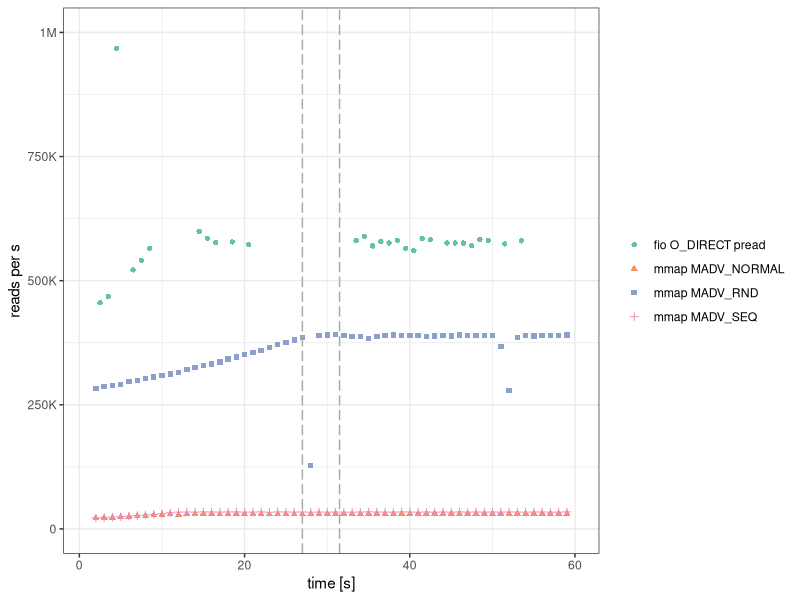
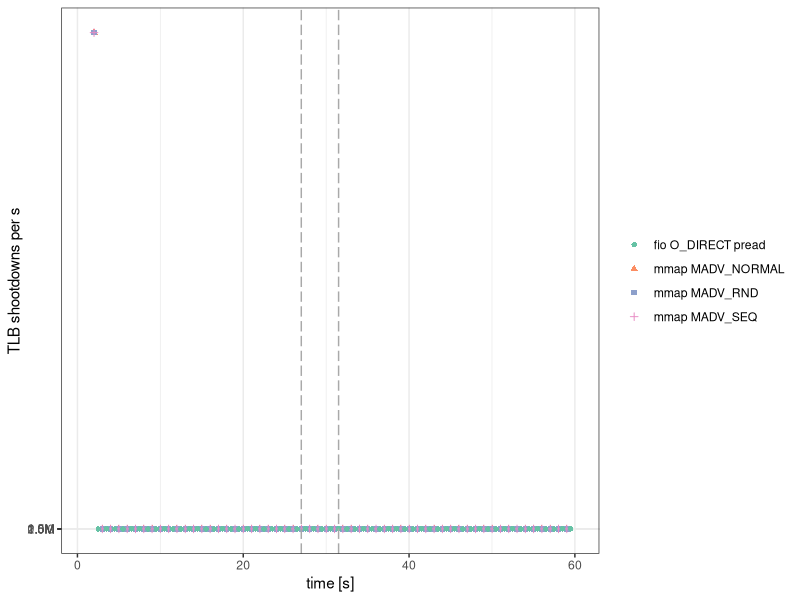
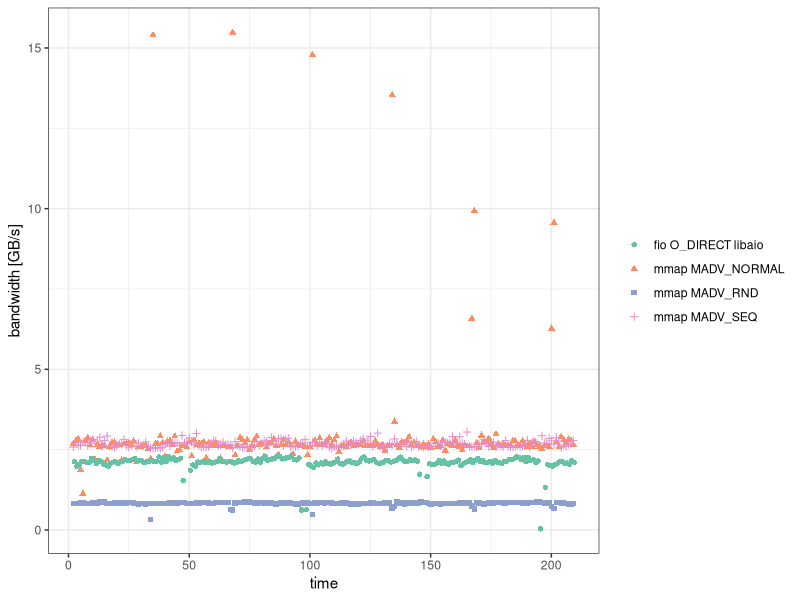

These figures' R source, in order:
library(ggplot2)
library(sqldf)
library(Cairo)

## 100GB free RAM, Linux 5.11, swap off

#mmapbench.cpp
d0=read.csv('mmapbench.csv')
#ran1, fio O_DIRECT, pread, thread-100
d1=read.csv('fio_rnd.csv', col.names=c('time', 'readKB', 'c', 'd', 'e'), header=FALSE)
#seq1, fio O_DIRECT, libaio, thread-20
d2=read.csv('fio_seq.csv', col.names=c('time', 'readKB', 'c', 'd', 'e'), header=FALSE)
d=sqldf("
select * from
(select time, dev, seq, hint, threads,
        workGB / (time-lag(time) over (partition by dev, seq, hint, threads order by time)) workGBPerS,
        readGB / (time-lag(time) over (partition by dev, seq, hint, threads order by time)) readGBPerS,
        cast(tlb as float) / (time-lag(time) over (partition by dev, seq, hint, threads order by time)) tlbPerS,
        'mmap ' || (case hint when 0 then 'MADV_NORMAL' when 1 then 'MADV_RND' else 'MADV_SEQ' end) as mode
from d0
union all select round(time/1000.0)+0.5, './test_file', 0, 0, 100, avg(readKB)/1024.0/1024, avg(readKB)/1024.0/1024, 0, 'fio O_DIRECT pread' from d1 group by round(time/1000.0)
union all select round(time/1000.0)+0.5, './test_file', 1, 0, 20, avg(readKB)/1024.0/1024, avg(readKB)/1024.0/1024, 0, 'fio O_DIRECT libaio' from d2 group by round(time/1000.0)
)
where time > 2
")

CairoPDF('random_bw.pdf', 5.5, 2)
ggplot(sqldf("select * from d where dev = './test_file' and seq = 0"), aes(time, workGBPerS*(1024*1024*1024)/4096/1e6, color=mode, shape=mode)) +
    geom_point() +
##    labs(title='random 4KB reads, 100 threads, 1 SSD') +
    scale_x_continuous('time [s]', limits = c(1,60)) +
    scale_y_continuous('reads per s', limits = c(0,1), breaks=c(0, 0.25, 0.5, 0.75, 1), labels=c('0', '250K', '500K', '750K', '1M')) +
    geom_vline(xintercept = 27, linetype = "longdash", color='darkgray') +
    geom_vline(xintercept = 31.5, linetype = "longdash", color='darkgray') +
    scale_color_brewer(palette="Set2") +
    theme_bw() +
    theme(legend.title = element_blank())
dev.off()

CairoPDF('random_tlb.pdf', 5.5, 2)
ggplot(sqldf("select * from d where dev = './test_file' and seq = 0"), aes(time, tlbPerS/1e6, color=mode, shape=mode)) +
    geom_point() +
##    labs(title='random 4KB reads, 100 threads, 1 SSD') +
    scale_x_continuous('time [s]', limits = c(1,60)) +
    scale_y_continuous('TLB shootdowns per s', breaks=c(0,0.5,1,1.5,2), labels=c('0', '0.5M', '1.0M', '1.5M', '2.0M')) +
    geom_vline(xintercept = 27, linetype = "longdash", color='darkgray') +
    geom_vline(xintercept = 31.5, linetype = "longdash", color='darkgray') +
    scale_color_brewer(palette="Set2") +
    theme_bw() +
    theme(legend.title = element_blank())
dev.off()

CairoPDF('seq_1ssd.pdf', 5.5, 2)
ggplot(sqldf("select * from d where dev = './test_file' and seq = 1"), aes(time, workGBPerS, color=mode, shape=mode)) +
    geom_point() +
##    labs(title='sequential, 20 threads, 1 SSD') +
    scale_y_continuous('bandwidth [GB/s]') +
    scale_color_brewer(palette="Set2") +
    theme_bw() +
    theme(legend.title = element_blank())
dev.off()
